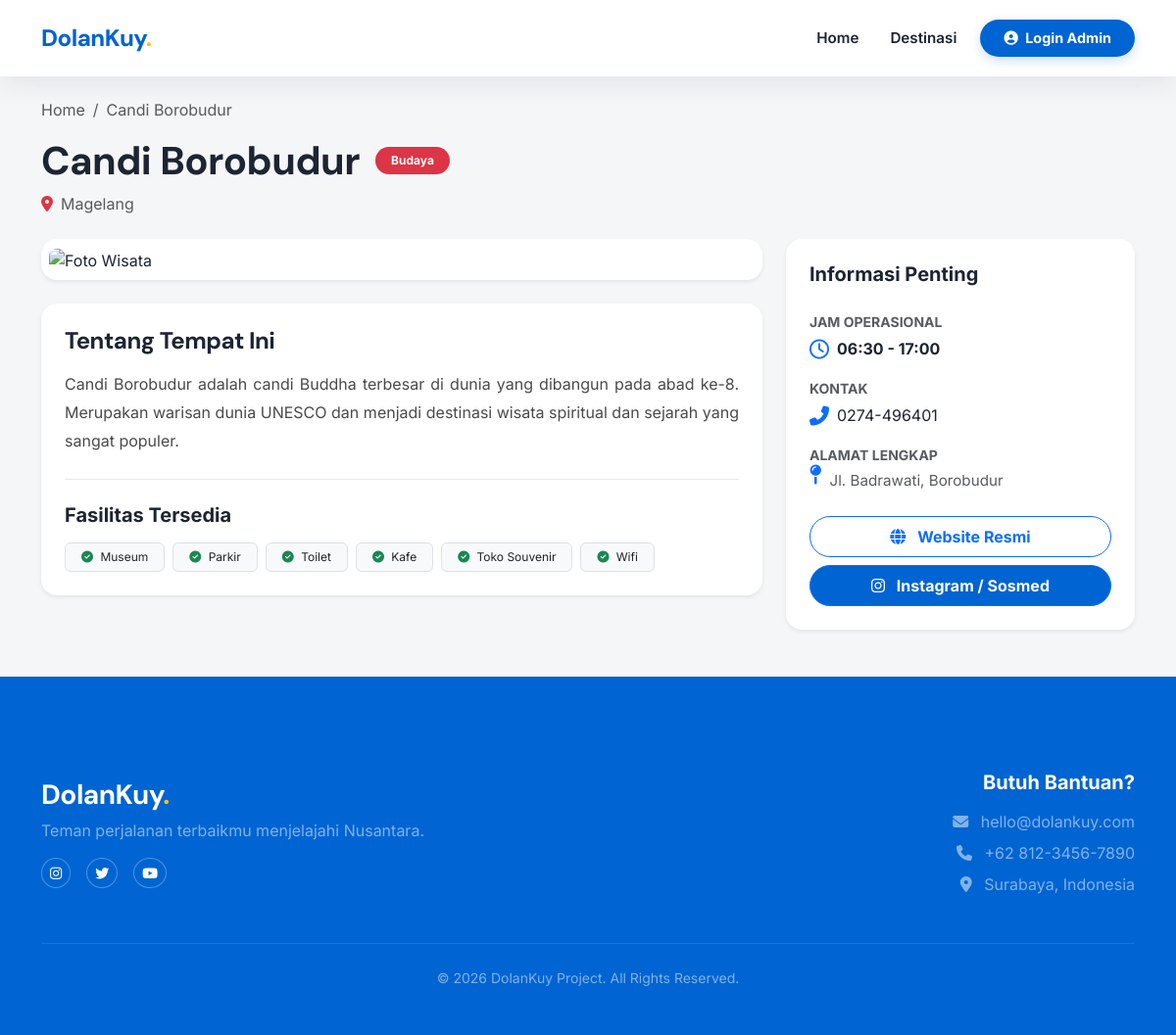
Screenshot of /detail.php?id=2 with the database file from the repository.
### tables this page shows
CREATE TABLE `destinasi` (
  `id` int(11) NOT NULL,
  `tanggal_input` datetime DEFAULT current_timestamp(),
  `kode_wisata` varchar(20) NOT NULL,
  `nama_wisata` varchar(255) NOT NULL,
  `jenis_daya_tarik` enum('Alam','Buatan','Budaya') NOT NULL,
  `no_telp` varchar(20) DEFAULT NULL,
  `deskripsi` text DEFAULT NULL,
  `sumber_link` varchar(255) DEFAULT NULL,
  `alamat` text DEFAULT NULL,
  `kabupaten_kota` varchar(100) DEFAULT NULL,
  `jam_operasional` varchar(100) DEFAULT NULL,
  `fasilitas` text DEFAULT NULL,
  `link_sosmed` varchar(255) DEFAULT NULL,
  `gambar` varchar(255) DEFAULT NULL
);

### detail.php (the view, shortened to what this page needs)
<?php
require_once 'koneksi.php';
$id = isset($_GET['id']) ? intval($_GET['id']) : 0;
$query = "SELECT * FROM destinasi WHERE id = $id";
$result = mysqli_query($conn, $query);
$data = mysqli_fetch_assoc($result);
$imagePath = $data['gambar'] ? 'uploads/' . $data['gambar'] : '';
$nama = strtolower($data['nama_wisata']);
if ($imagePath && file_exists($imagePath)) {
} else {
    if (strpos($nama, 'bromo') !== false) {
        $imagePath = 'https://images.unsplash.com/photo-1588668214407-6ea9a6d8c272?q=80&w=1200&auto=format&fit=crop';
    } elseif (strpos($nama, 'borobudur') !== false) {
        $imagePath = 'https://images.unsplash.com/photo-1596402184320-417e7178b2cd?q=80&w=1200&auto=format&fit=crop';
    } elseif (strpos($nama, 'kuta') !== false || strpos($nama, 'pantai') !== false) {
        $imagePath = 'https://images.unsplash.com/photo-1537996194471-e657df975ab4?q=80&w=1200&auto=format&fit=crop';
    } else {
        $imagePath = 'https://images.unsplash.com/photo-1469854523086-cc02fe5d8800?q=80&w=1200&auto=format&fit=crop';
    }
}
$badgeClass = 'bg-secondary';
if($data['jenis_daya_tarik'] == 'Alam') $badgeClass = 'bg-success';
elseif($data['jenis_daya_tarik'] == 'Buatan') $badgeClass = 'bg-primary';
elseif($data['jenis_daya_tarik'] == 'Budaya') $badgeClass = 'bg-danger';
?>
<!DOCTYPE html>
<html lang="id">
<head>
    <link href="https://cdn.jsdelivr.net/npm/bootstrap@5.3.0/dist/css/bootstrap.min.css" rel="stylesheet">
    <link rel="stylesheet" href="https://cdnjs.cloudflare.com/ajax/libs/font-awesome/6.4.0/css/all.min.css">
    <link rel="stylesheet" href="assets/style.css">
</head>
<body style="background-color: #F5F6F8;">
    <nav class="navbar navbar-expand-lg navbar-tiket fixed-top">
        <div class="container">
            <a class="navbar-brand" href="index.php">DolanKuy<span class="text-warning">.</span></a>
            <div class="collapse navbar-collapse" id="navbarNav">
                <ul class="navbar-nav ms-auto align-items-center">
                    <li class="nav-item"><a class="nav-link" href="index.php">Home</a></li>
                    <li class="nav-item"><a class="nav-link" href="index.php#destinasi">Destinasi</a></li>
                    <li class="nav-item ms-lg-3">
                        <a class="btn btn-login-nav" href="login.php"><i class="fas fa-user-circle me-1"></i> Login Admin</a>
                    </li>
                </ul>
            </div>
        </div>
    </nav>
    <div style="margin-top: 100px;">
        <div class="container mb-4">
            <nav aria-label="breadcrumb">
                <ol class="breadcrumb">
                    <li class="breadcrumb-item"><a href="index.php" class="text-decoration-none text-muted">Home</a></li>
                    <li class="breadcrumb-item active" aria-current="page"><?php echo htmlspecialchars($data['nama_wisata']); ?></li>
                </ol>
            </nav>
            <div class="d-flex align-items-center gap-3">
                <h1 class="fw-bold m-0" style="font-family: 'DM Sans', sans-serif;"><?php echo htmlspecialchars($data['nama_wisata']); ?></h1>
                <span class="badge rounded-pill <?php echo $badgeClass; ?> px-3 py-2">
                    <?php echo $data['jenis_daya_tarik']; ?>
                </span>
            </div>
            <p class="text-muted mt-2">
                <i class="fas fa-map-marker-alt text-danger me-2"></i><?php echo htmlspecialchars($data['kabupaten_kota']); ?>
            </p>
        </div>
        <div class="container pb-5">
            <div class="row g-4">
                <div class="col-lg-8">
                    <div class="bg-white p-2 rounded-4 shadow-sm mb-4">
                        <img src="<?php echo $imagePath; ?>" class="w-100 rounded-3" style="height: 400px; object-fit: cover;" alt="Foto Wisata">
                    </div>
                    <div class="bg-white p-4 rounded-4 shadow-sm">
                        <h4 class="fw-bold mb-3">Tentang Tempat Ini</h4>
                        <p style="line-height: 1.8; color: #4a4a4a; text-align: justify;">
                            <?php echo nl2br(htmlspecialchars($data['deskripsi'])); ?>
                        </p>
                        <hr class="my-4" style="opacity: 0.1;">
                        <h5 class="fw-bold mb-3">Fasilitas Tersedia</h5>
                        <div class="d-flex flex-wrap gap-2">
                            <?php
                            $fasilitas = explode(',', $data['fasilitas']);
                            foreach($fasilitas as $f):
                                $f = trim($f);
                                if(!empty($f)):
                            ?>
                                <span class="badge bg-light text-dark border px-3 py-2 fw-normal">
                                    <i class="fas fa-check-circle text-success me-1"></i> <?php echo $f; ?>
                                </span>
                            <?php endif; endforeach; ?>
                        </div>
                    </div>
                </div>
                <div class="col-lg-4">
                    <div class="bg-white p-4 rounded-4 shadow-sm position-sticky" style="top: 100px;">
                        <h5 class="fw-bold mb-4">Informasi Penting</h5>
                        <div class="mb-3">
                            <label class="text-muted small fw-bold text-uppercase">Jam Operasional</label>
                            <div class="d-flex align-items-center mt-1">
                                <i class="far fa-clock text-primary me-2 fa-lg"></i>
                                <span class="fw-bold"><?php echo htmlspecialchars($data['jam_operasional']); ?></span>
                            </div>
                        </div>
                        <div class="mb-3">
                            <label class="text-muted small fw-bold text-uppercase">Kontak</label>
                            <div class="d-flex align-items-center mt-1">
                                <i class="fas fa-phone-alt text-primary me-2 fa-lg"></i>
                                <span><?php echo htmlspecialchars($data['no_telp']); ?></span>
                            </div>
                        </div>
                        <div class="mb-4">
                            <label class="text-muted small fw-bold text-uppercase">Alamat Lengkap</label>
                            <div class="d-flex mt-1">
                                <i class="fas fa-map-pin text-primary me-2 fa-lg mt-1"></i>
                                <span class="text-muted" style="font-size: 0.95rem;"><?php echo htmlspecialchars($data['alamat']); ?></span>
                            </div>
                        </div>
                        <div class="d-grid gap-2">
                            <?php if($data['sumber_link']): ?>
                                <a href="<?php echo htmlspecialchars($data['sumber_link']); ?>" target="_blank" class="btn btn-outline-primary fw-bold py-2 rounded-pill">
                                    <i class="fas fa-globe me-2"></i> Website Resmi
                                </a>
                            <?php endif; ?>
                            <?php if($data['link_sosmed']): ?>
                                <a href="<?php echo htmlspecialchars($data['link_sosmed']); ?>" target="_blank" class="btn btn-primary fw-bold py-2 rounded-pill" style="background-color: var(--primary);">
                                    <i class="fab fa-instagram me-2"></i> Instagram / Sosmed
                                </a>
                            <?php endif; ?>
                        </div>
                    </div>
                </div>
            </div>
        </div>
    </div>
   <footer class="footer-tiket mt-auto">
        <div class="container">
            <div class="row justify-content-between align-items-center py-5">
                <div class="col-lg-5 text-center text-lg-start mb-4 mb-lg-0">
                    <h3 class="fw-bold text-white mb-2">DolanKuy<span class="text-warning">.</span></h3>
                    <p class="text-white-50 mb-3">Teman perjalanan terbaikmu menjelajahi Nusantara.</p>
                    <div class="d-flex gap-3 justify-content-center justify-content-lg-start">
                        <a href="#" class="btn btn-outline-light btn-sm rounded-circle"><i class="fab fa-instagram"></i></a>
                        <a href="#" class="btn btn-outline-light btn-sm rounded-circle"><i class="fab fa-twitter"></i></a>
                        <a href="#" class="btn btn-outline-light btn-sm rounded-circle"><i class="fab fa-youtube"></i></a>
                    </div>
                </div>
                <div class="col-lg-5 text-center text-lg-end">
                    <h5 class="fw-bold text-white mb-3">Butuh Bantuan?</h5>
                    <ul class="list-unstyled text-white-50 mb-0">
                        <li class="mb-2"><i class="fas fa-envelope me-2"></i> hello@dolankuy.com</li>
                        <li class="mb-2"><i class="fas fa-phone me-2"></i> +62 812-3456-7890</li>
                        <li class="mb-0"><i class="fas fa-map-marker-alt me-2"></i> Surabaya, Indonesia</li>
                    </ul>
                </div>
            </div>
            <div class="border-top border-white-10 py-4 text-center">
                <p class="small text-white-50 m-0">&copy; <?php echo date('Y'); ?> DolanKuy Project. All Rights Reserved.</p>
            </div>
        </div>
    </footer>
</body>
</html>

### assets/style.css (style rules this page uses)
:root { --primary: #0064D2; --primary-dark: #004eb3; --accent: #FEDD00; --dark: #1D2433; --gray-text: #687176; --bg-light: #F5F6F8; --white: #FFFFFF; --radius-pill: 100px; --radius-xl: 24px; --radius-lg: 16px; --radius-md: 12px; --shadow-soft: 0 8px 24px rgba(29, 36, 51, 0.08); --shadow-hover: 0 16px 40px rgba(29, 36, 51, 0.12); }
body { font-family: 'Inter', sans-serif; background-color: var(--bg-light); color: var(--dark); line-height: 1.5; overflow-x: hidden; }
h1, h2, h3, h4, .navbar-brand, .hero-title, .card-title-tiket { font-family: 'DM Sans', sans-serif; font-weight: 700; letter-spacing: -0.5px; }
a { text-decoration: none; }
.navbar-tiket { background: var(--white) !important; box-shadow: var(--shadow-soft); padding: 1rem 0; transition: all 0.3s; }
.navbar-tiket .navbar-brand { color: var(--primary) !important; font-size: 1.5rem; font-weight: 800; }
.navbar-tiket .nav-link { color: var(--dark) !important; font-weight: 600; margin-left: 1rem; font-size: 0.95rem; }
.btn-login-nav { background: var(--primary); color: white !important; border-radius: var(--radius-pill); padding: 8px 24px; font-weight: 700; font-size: 0.9rem; box-shadow: 0 4px 12px rgba(0, 100, 210, 0.2); border: none; transition: all 0.2s; }
footer, .footer, .footer-tiket { background-color: #0064D2 !important; color: #ffffff !important; padding-top: 3rem; padding-bottom: 1.5rem; margin-top: auto; width: 100%; }
footer a, .footer a { color: rgba(255, 255, 255, 0.8) !important; text-decoration: none; transition: 0.3s; }
.border-white-10 { border-top: 1px solid rgba(255, 255, 255, 0.1) !important; }
.btn-outline-light { border: 1px solid rgba(255,255,255,0.3) !important; color: white !important; }

### rows the page displays
destinasi: nama_wisata "Candi Borobudur", jenis_daya_tarik "Budaya", kabupaten_kota "Magelang", deskripsi "Candi Borobudur adalah candi Buddha terbesar di dunia yang dibangun pada abad ke-8. Merupakan warisan dunia UNESCO dan menjadi destinasi wisata spiritual dan sejarah yang sangat populer.", fasilitas "Museum", fasilitas "Parkir", fasilitas "Toilet", fasilitas "Kafe", fasilitas "Toko Souvenir", fasilitas "Wifi", jam_operasional "06:30 - 17:00", no_telp "0274-496401", alamat "Jl. Badrawati, Borobudur"
